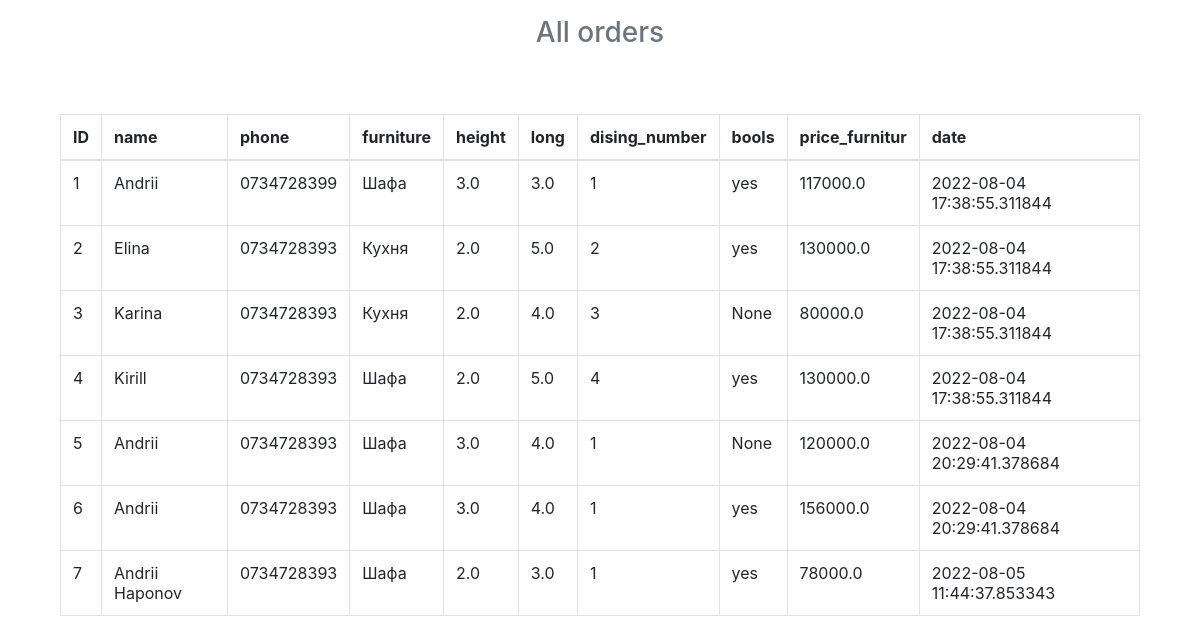
Before: /check_db with the older database file.
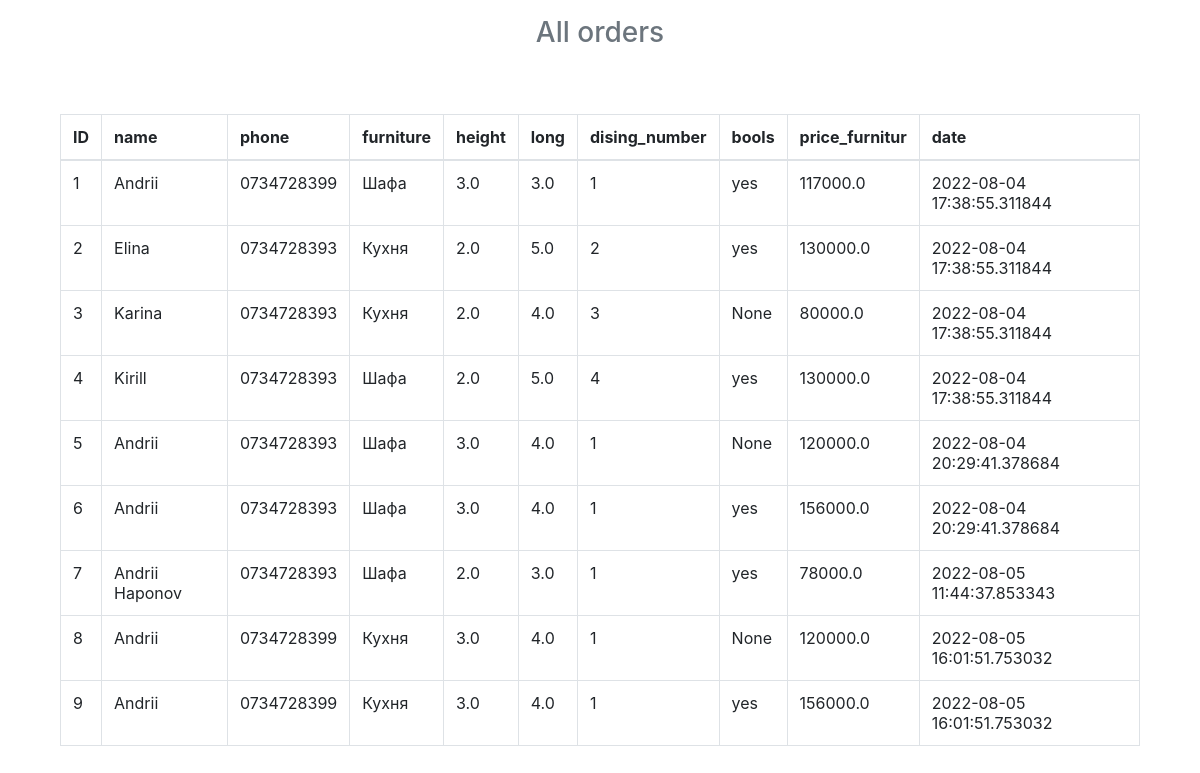
After: the same page with the newer database file.
### tables this page shows
CREATE TABLE orders (
        ID INTEGER PRIMARY KEY AUTOINCREMENT, 
        name TEXT,
        phone TEXT ,
        furniture NUMERIC, 
        height FLOAT, 
        long FLOAT, 
        dising_number NUMERIC,
        bools TEXT,
        price_furnitur FLOAT,
        date datetime
);

### app.py (the view)
@app.route("/check_db")
def check_db():
    con=sql.connect("cupbkitch.db")
    con.row_factory=sql.Row
    cur=con.cursor()
    cur.execute("select * from orders")
    data=cur.fetchall()
    return render_template("check_db.html",datas=data)

### templates/check_db.html (shortened to what this page needs)
<html>
<head>
    <link rel="stylesheet" href="/static/index.css">
    <link rel="stylesheet" href="https://maxcdn.bootstrapcdn.com/bootstrap/4.0.0/css/bootstrap.min.css"
>
</head>
<body>
    <div class='container pt-3'>
        <h3 class='text-center text-muted mb-3'>All orders</h3>
        <main class="container py-5 text-center">
            <table class="table table-bordered">
                <thead>
                    <tr>
                        <th>ID</th>
                        <th>name</th>
                        <th>phone</th>
                        <th>furniture</th>
                        <th>height</th>
                        <th>long</th>
                        <th>dising_number</th>
                        <th>bools</th>
                        <th>price_furnitur</th>
                        <th>date</th>
                    </tr>
                </thead>
                <tbody>
                    {% for order in datas %}
                    <tr>
                        <td> {{ order ["ID"] }} </td>
                        <td> {{ order ["name"] }} </td>
                        <td> {{ order ["phone"] }} </td>
                        <td> {{ order ["furniture"] }} </td>
                        <td> {{ order ["height"] }} </td>
                        <td> {{ order ["long"] }} </td>
                        <td> {{ order ["dising_number"] }} </td>
                        <td> {{ order ["bools"] }} </td>
                        <td> {{ order ["price_furnitur"] }} </td>
                        <td> {{ order ["date"] }} </td>
                    </tr>
                    {% endfor%}
                </tbody>
            </table>
        </main>
    </div>
</body>
</html>

Changed rows visible on the page:
added orders: ID "8", name "Andrii", phone "0734728399", furniture "Кухня", height "3.0", long "4.0", dising_number "1", order "None", price_furnitur "120000.0", date "2022-08-05 16:01:51.753032"
added orders: ID "9", name "Andrii", phone "0734728399", furniture "Кухня", height "3.0", long "4.0", dising_number "1", bools "yes", price_furnitur "156000.0", date "2022-08-05 16:01:51.753032"
